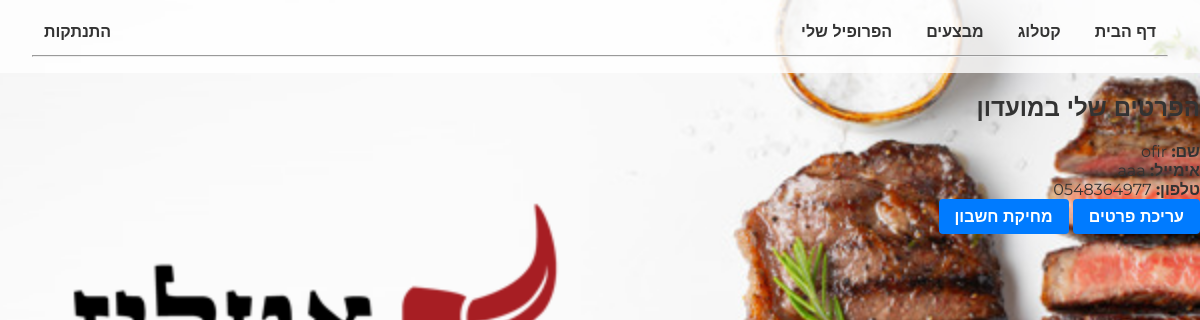
The app's page /client/profile (signed in) with its own data.
### tables this page shows
CREATE TABLE clients (
            id INTEGER PRIMARY KEY AUTOINCREMENT,
            name TEXT NOT NULL,
            email TEXT UNIQUE NOT NULL,
            phone TEXT,
            password TEXT NOT NULL
        );

### server/app.py (the view)
@app.route('/client/profile')
def client_profile():
    if 'client_id' not in session:
        return redirect(url_for('client_register'))
    db = get_db()
    cur = db.execute('SELECT * FROM clients WHERE id = ?', (session['client_id'],))
    client = cur.fetchone()
    return render_template('client_profile.html', client=client)

### server/app.py (called while the page is built)
def get_db(): # פותח חיבור למסד נתונים
    db = getattr(g, '_database', None)
    if db is None:
        db = g._database = sqlite3.connect(DATABASE)
        db.row_factory = sqlite3.Row
    return db

@app.teardown_appcontext
def close_connection(_):
    db = getattr(g, '_database', None)
    if db is not None:
        db.close()

### server/templates/client_profile.html (shortened to what this page needs)
{% extends "base.html" %}
{% block content %}
<h2>הפרטים שלי במועדון</h2>
<div class="profile-info">
    <div class="profile-item">
        <strong>שם:</strong> {{ client.name }}
    </div>
    <div class="profile-item">
        <strong>אימייל:</strong> {{ client.email }}
    </div>
    <div class="profile-item">
        <strong>טלפון:</strong> {{ client.phone }}
    </div>
</div>
<div class="profile-actions">
    <a href="/client/edit" class="btn">עריכת פרטים</a>
    <a href="/client/delete" class="btn danger">מחיקת חשבון</a>
</div>
{% endblock %}

### server/static/style.css (style rules this page uses)
body { margin: 0; padding: 0; font-family: 'Montserrat', sans-serif; width: 100vw; height: 100vh; }
body { font-family: Arial, sans-serif; background-color: #010101; direction: rtl; text-align: right; margin: 0; }
h1, h2, h3 { color: #333; }
button, .btn { background-color: #007bff; color: white; border: none; padding: 10px 18px; border-radius: 6px; cursor: pointer; font-weight: bold; text-decoration: none; display: inline-block; }
a { color: #007bff; text-decoration: none; }
body { margin: 0; font-family: Arial, sans-serif; background: #fafafa; color: #333; }
body { margin: 0; padding: 0; font-family: 'Montserrat', sans-serif; }
body { margin: 0; font-family: 'Heebo', sans-serif; background-image: url("/static/images/main_etliz.png"); background-size: cover; background-position: center; background-attachment: fixed; background-repeat: no-repeat; }
.btn { background-color: #007bff; color: white !important; padding: 0.5rem 1rem; text-decoration: none; border: none; border-radius: 4px; display: inline-block; font-size: 1rem; cursor: pointer; transition: background-color .2s; }

### server/templates/base.html (style rules this page uses)
html, body { margin: 0; padding: 0; width: 100%; height: 100%; overflow-x: hidden; font-family: 'Montserrat', sans-serif; }

### records on screen
clients: name "ofir", email "aaa", phone "0548364977"
